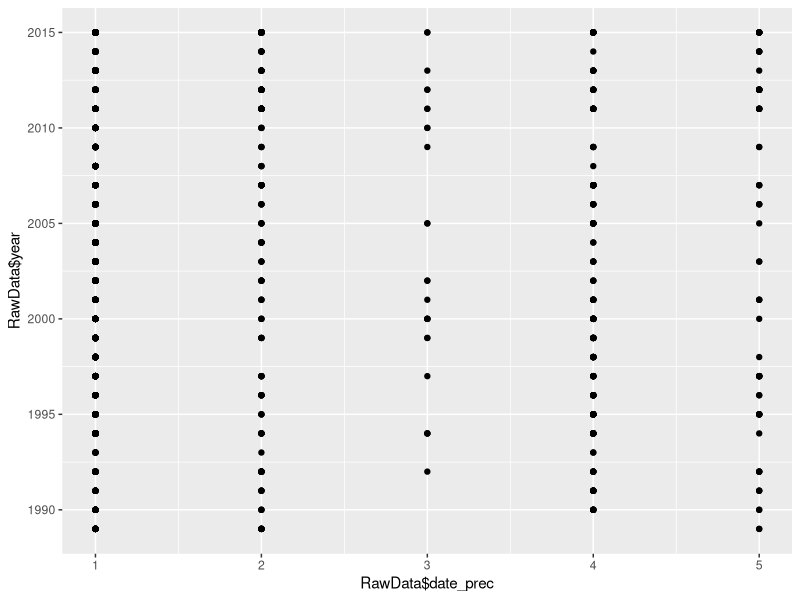
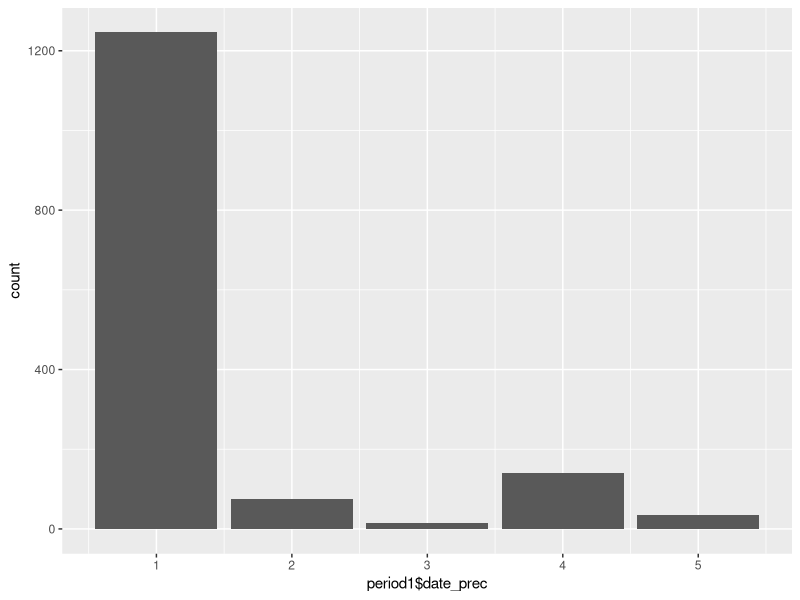
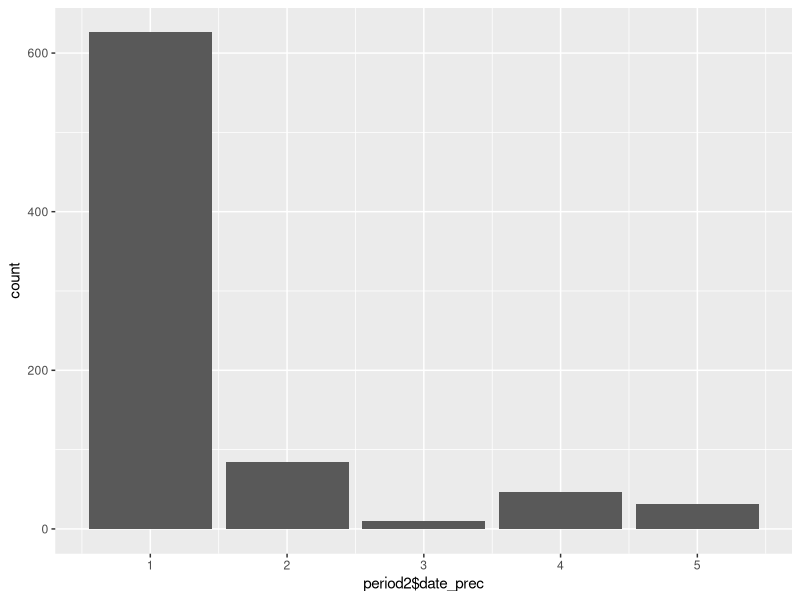
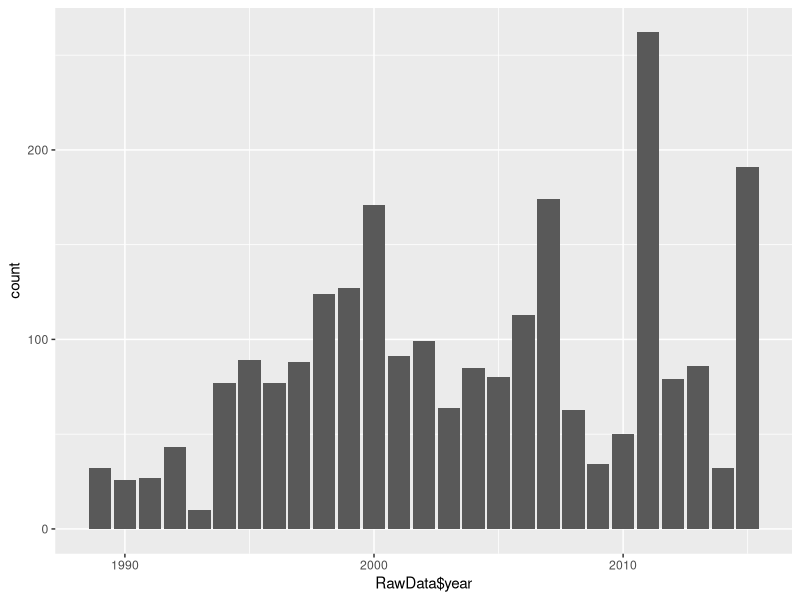

Source code (R) for these figures, in order:
library('tidyverse')

RawData <- read.csv('preprocessed_data.csv')

period1 <- RawData %>%
  filter( year >= 1992 & year <=2007) %>% droplevels() 

period2 <- RawData %>%
  filter( year >= 2008 & year <=2015) %>% droplevels() 

mean_EC_period1 <- period1 %>%
  summarise(mean(period1$event_clarity, na.rm= TRUE))

mean_DP_period1 <- period1 %>%
  summarise(mean(period1$date_prec, na.rm= TRUE))

mean_EC_period2 <- period2 %>%
  summarise(mean(period2$event_clarity, na.rm= TRUE))

mean_DP_period2 <- period2 %>%
  summarise(mean(period2$date_prec, na.rm= TRUE))

#mean_EC = bind_cols('mean_EC_period1', 'mean_EC_period2')

#combinedperiods <- RawData %>%
#  group_by(year) %>%
#  summarise(mean(event_clarity, na.rm= TRUE) %>%
#              summarise(mean(date_prec, na.rm = TRUE))

ggplot(data = RawData) + 
  geom_point(mapping = aes(x = RawData$date_prec, y= RawData$year))
                           
#                           colour = event_clarity)) 

ggplot(data = period1) + 
  geom_bar(mapping = aes(x = period1$date_prec,  fill = period1$event_clarity))

ggplot(data = period2, aes(fill = period2$year)) + 
  geom_bar(mapping = aes(x = period2$date_prec))

ggplot(data = RawData) + 
  geom_bar(mapping = aes(x = RawData$year, colour = RawData$event_clarity))
